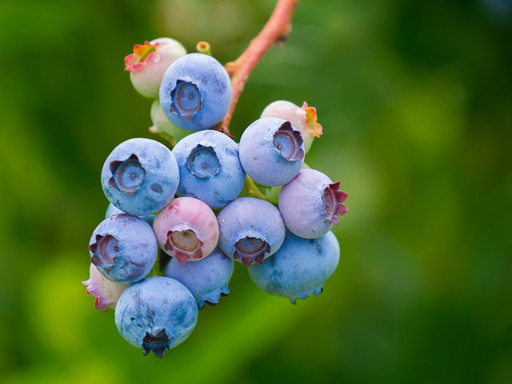
#> input picture thesis/img/I08.png, 512 x 384 px
$ jupyter execute --allow-errors blurImageDetection.ipynb
#> lines starting #> are read from the running program, lines starting #| are printed output that depends on the picture
[cell 1]
import matplotlib.pyplot as plt
from PIL import Image
import numpy as np
import json
import matplotlib.pyplot as plt
import numpy as np
from IPython.display import clear_output
from qiskit import QuantumCircuit
from qiskit.circuit import ParameterVector
from qiskit.circuit.library import ZFeatureMap
from qiskit.quantum_info import SparsePauliOp

[cell 2]
img = Image.open('../img/I08.png')
#> img is the input picture: PIL image 512x384 RGB; mean R, G, B 75.2, 106.4, 51.4
type(img)

[cell 3]
resized_img = img.resize((32, 32))
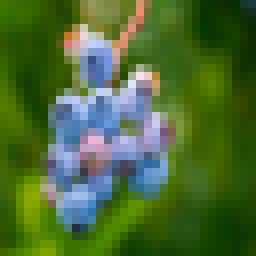
#> resized_img: PIL image 32x32 RGB (shown 8 times larger); mean R, G, B 75.2, 106.4, 51.6
gray = resized_img.convert('L')
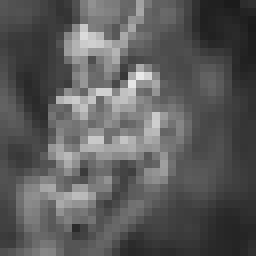
#> gray: PIL image 32x32 L (shown 8 times larger); min 26, max 233, mean 90.8
img_array = np.array(gray)
img_array
